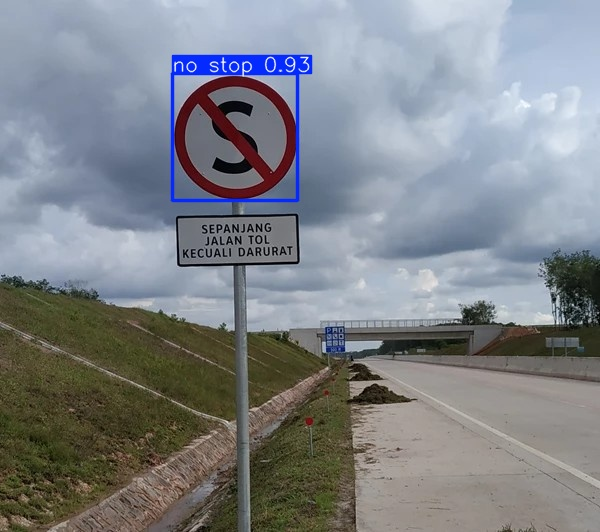
#> input picture models/runs_v8n_640/detect/predict/dilarang berhenti.jpg, 600 x 532 px
$ python -i lane_detection_module.py   (imports and definitions only)
#> lines starting #> are read from the running program, lines starting #| are printed output that depends on the picture; after the words box and inside, x2 and y2 are one past the last pixel; in counts of white or black regions, pixels touching at a corner belong together
import cv2
import numpy as np
import time

def detect_edges(image):
    gray = cv2.cvtColor(image, cv2.COLOR_BGR2GRAY)
    blur = cv2.GaussianBlur(gray, (5, 5), 0)
    edges = cv2.Canny(blur, 50, 150)
    return edges

def region_of_interest(image):
    height, width = image.shape
    mask = np.zeros_like(image)
    polygon = np.array([[
        (int(0.0 * width), height),                # Left bottom corner
        (int(1.0 * width), height),                # Right bottom corner
        (int(0.575 * width), int(0.55 * height)),  # Right top corner
        (int(0.425 * width), int(0.55 * height))   # Left top corner
    ]], np.int32)
    cv2.fillPoly(mask, polygon, 255)
    masked_image = cv2.bitwise_and(image, mask)
    return masked_image, polygon

def draw_roi_overlay(frame, polygon):
    overlay = frame.copy()
    cv2.fillPoly(overlay, polygon, (0, 0, 0))
    alpha = 0.3
    cv2.addWeighted(overlay, alpha, frame, 1 - alpha, 0, frame)
    # cv2.polylines(frame, polygon, isClosed=True, color=(100, 100, 100), thickness=2)
    return frame

def detect_lines(image):
    lines = cv2.HoughLinesP(
        image,
        rho=1,
        theta=np.pi/180,
        threshold=78,
        minLineLength=40,
        maxLineGap=80
    )
    return lines

def make_coordinates(image, line_parameters):
    slope, intercept = line_parameters
    y1 = int(image.shape[0] * 0.85)
    y2 = int(image.shape[0] * 0.65)
    if slope == 0:
        slope = 0.1
    x1 = int((y1 - intercept) / slope)
    x2 = int((y2 - intercept) / slope)
    return np.array([x1, y1, x2, y2])

def average_slope_intercept(image, lines):
    left_fit, right_fit = [], []
    if lines is None:
        return None

    width = image.shape[1]
    center_x = width // 2

    for line in lines:
        x1, y1, x2, y2 = line.reshape(4)
        parameters = np.polyfit((x1, x2), (y1, y2), 1)
        slope, intercept = parameters

        if slope < -0.5 and x1 < center_x and x2 < center_x:
            left_fit.append((slope, intercept))
        elif slope > 0.5 and x1 > center_x and x2 > center_x:
            right_fit.append((slope, intercept))

    if not left_fit or not right_fit:
        return None

    left_avg = np.average(left_fit, axis=0)
    right_avg = np.average(right_fit, axis=0)
    left_line = make_coordinates(image, left_avg)
    right_line = make_coordinates(image, right_avg)

    return np.array([left_line, right_line])

# Smooth the lines using linear interpolation
def lerp_lines(old_lines, new_lines, alpha=0.1):
    if old_lines is None:
        return new_lines
    smoothed = []
    for old, new in zip(old_lines, new_lines):
        smoothed_line = old * (1 - alpha) + new * alpha
        smoothed.append(smoothed_line.astype(int))
    return np.array(smoothed)

def display_lines(image, lines):
    line_image = np.zeros_like(image)
    if lines is not None:
        for x1, y1, x2, y2 in lines:
            cv2.line(line_image, (x1, y1), (x2, y2), (0, 255, 0), 2)
    return line_image

def add_overlay(base_image, line_image):
    return cv2.addWeighted(base_image, 1, line_image, 1, 1)

def detect_lane(frame, previous_lines=None, last_detection_time=None, max_no_detection_duration=2.0):
    current_time = time.time()

    edges = detect_edges(frame)
    roi, polygon = region_of_interest(edges)
    lines = detect_lines(roi)
    averaged_lines = average_slope_intercept(frame, lines)

    if averaged_lines is not None:
        if previous_lines is None:
            previous_lines = averaged_lines
        else:
            previous_lines = lerp_lines(previous_lines, averaged_lines, alpha=0.1)
        last_detection_time = current_time
    else:
        if last_detection_time is not None and current_time - last_detection_time > max_no_detection_duration:
            previous_lines = None

    frame_with_roi = draw_roi_overlay(frame.copy(), polygon)

    if previous_lines is not None:
        line_image = display_lines(frame_with_roi, previous_lines)
        combo_image = add_overlay(frame_with_roi, line_image)
    else:
        combo_image = frame_with_roi

    # Steering Advice
    h, w = frame.shape[:2]

    center_x = w // 2
    center_y = int(h * 0.835)

    if previous_lines is not None and len(previous_lines) == 2:
        left = previous_lines[0]
        right = previous_lines[1]

        left_bottom = (left[0], left[1])
        right_bottom = (right[0], right[1])

        mid_x = (left_bottom[0] + right_bottom[0]) // 2
        # mid_y = (left_bottom[1] + right_bottom[1]) // 2

        # Garis horizontal dari tengah ke tengah prediksi
        cv2.line(combo_image, (center_x, center_y), (mid_x, center_y), (255, 255, 0), 2)

        # Garis vertikal kecil di titik prediksi dan tengah
        for x in [left_bottom[0], right_bottom[0], mid_x]:
            cv2.line(combo_image, (x, center_y - 10), (x, center_y + 10), (0, 255, 0), 2)

        offset = mid_x - center_x
        direction = "Straight"
        if offset < -60:
            direction = "Turn Left"
        elif offset > 60:
            direction = "Turn Right"

        (text_width, _), _ = cv2.getTextSize(direction, cv2.FONT_HERSHEY_SIMPLEX, 1, 2)
        text_x = (w - text_width) // 2 # Centered text
        text_y = int(center_y - h * 0.05) # Adjusted text position

        cv2.putText(combo_image, direction, (text_x, text_y),
                    cv2.FONT_HERSHEY_SIMPLEX, 1, (255, 255, 255), 2)

    # Garis vertikal dari bawah ke tengah
    cv2.line(combo_image, (center_x, h), (center_x, center_y), (0, 255, 255), 2)

    # Garis pengingat batas belok
    for x in [center_x - 60, center_x + 60]:
        cv2.line(combo_image, (x, center_y - 10), (x, center_y + 10), (0, 0, 255), 2)

    return combo_image, previous_lines, last_detection_time

>>> import cv2
>>> picture = cv2.imread('../models/runs_v8n_640/detect/predict/dilarang berhenti.jpg')
#> picture is the input picture: shape (532, 600, 3); mean B, G, R 136.8, 131.5, 127.5
>>> result = detect_lane(picture)
#> in detect_edges, `gray = cv2.cvtColor(image, cv2.COLOR_BGR2GRAY)`:
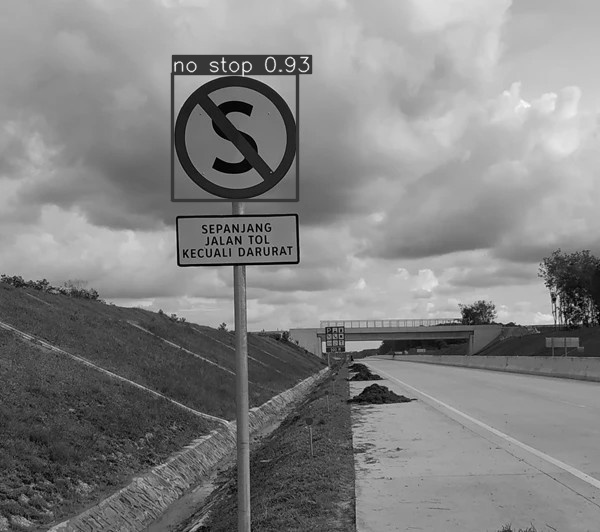
#> gray: shape (532, 600); min 0, max 251, mean 130.9
#> in detect_edges, `edges = cv2.Canny(blur, 50, 150)`:
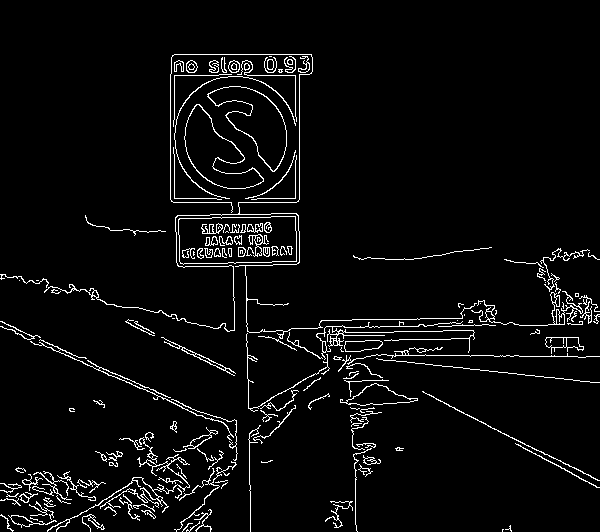
#> edges: shape (532, 600); 4.4% white in thin lines or dots, all inside (x1, y1, x2, y2) = (0, 54, 600, 532)
#> in region_of_interest, `cv2.fillPoly(mask, polygon, 255)`:
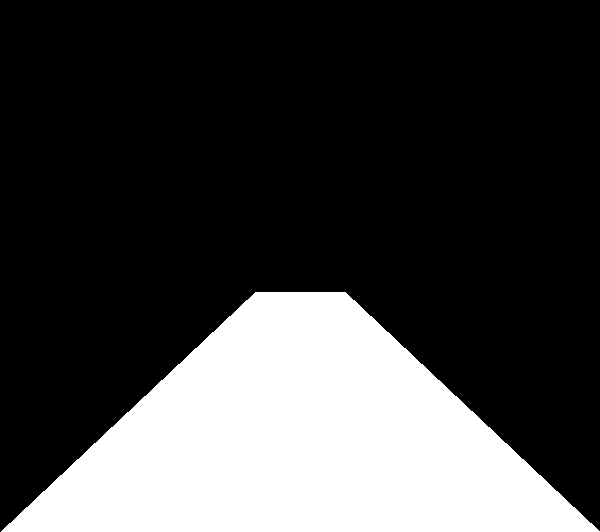
#> mask: shape (532, 600); 25.9% white; 1 white region, box (x1, y1, x2, y2) and area: (1, 292, 600, 532) 82815
#> in region_of_interest, `masked_image = cv2.bitwise_and(image, mask)`:
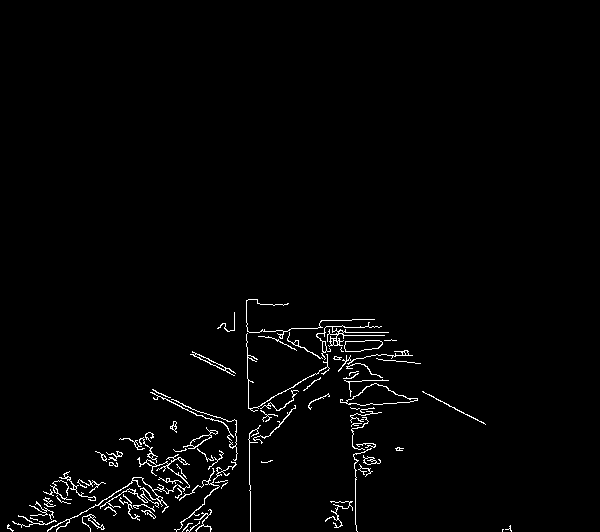
#> masked_image: shape (532, 600); 1.8% white in thin lines or dots, all inside (x1, y1, x2, y2) = (7, 299, 512, 532)
#> in detect_lane, `roi, polygon = region_of_interest(edges)`: polygon = [[0, 532], [600, 532], [345, 292], [255, 292]]
#> in detect_lines, `lines = cv2.HoughLinesP( image, rho=1, theta=np.pi/180, threshold=78, ..`: lines = [[246, 300, 250, 531], [69, 520, 382, 332], [56, 529, 384, 332], [150, 515, 376, 332], [249, 299, 485, 424], [88, 526, 406, 350], [7, 527, 377, 354], [355, 524, 355, 319]]
#> the loop in average_slope_intercept, `for line in lines:` made 8 passes
#> (x1, y1, x2, y2, slope, intercept) on passes 1 to 8: (246, 300, 250, 531, 57.75, -13906.5), (69, 520, 382, 332, -0.601, 561.4), (56, 529, 384, 332, -0.601, 562.6), (150, 515, 376, 332, -0.81, 636.5), (249, 299, 485, 424, 0.53, 167.1), (88, 526, 406, 350, -0.553, 574.7), (7, 527, 377, 354, -0.468, 530.3), (355, 524, 355, 319, 0.594, 210.7)
#> after the loop in average_slope_intercept, `for line in lines:`: left_fit = []; right_fit = [(0.594, 210.7)]
#> in draw_roi_overlay, `cv2.fillPoly(overlay, polygon, (0, 0, 0))`:
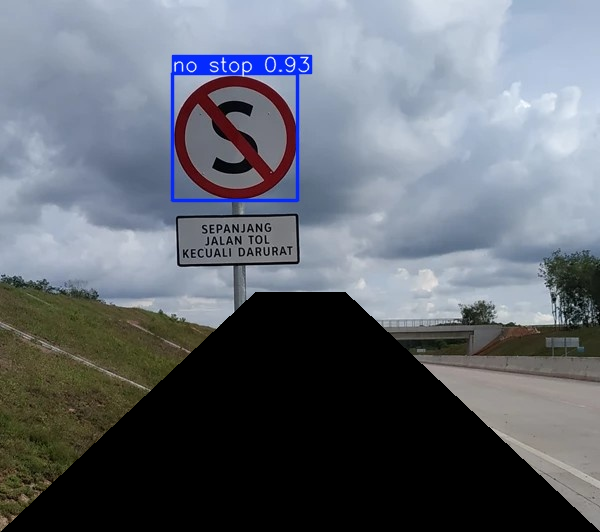
#> overlay: shape (532, 600, 3); mean B, G, R 113.1, 104.3, 98.9
#> in detect_lane, `cv2.line(combo_image, (center_x, h), (center_x, center_y), (0, 255, 25..`:
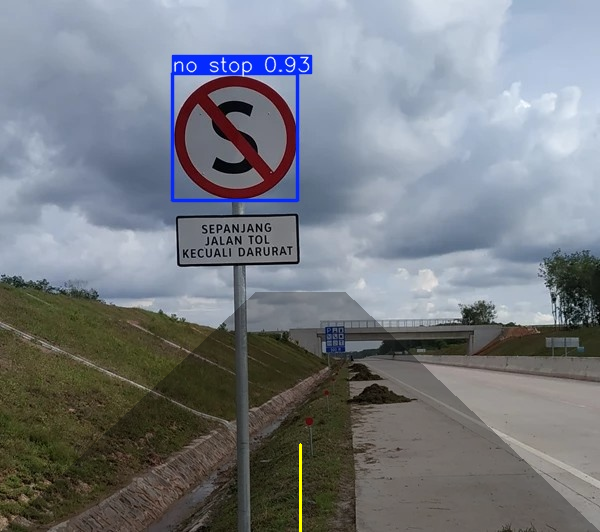
#> combo_image: shape (532, 600, 3); mean B, G, R 129.6, 123.5, 119.1
#> after the loop in detect_lane, `for x in [center_x - 60, center_x + 60]:`:
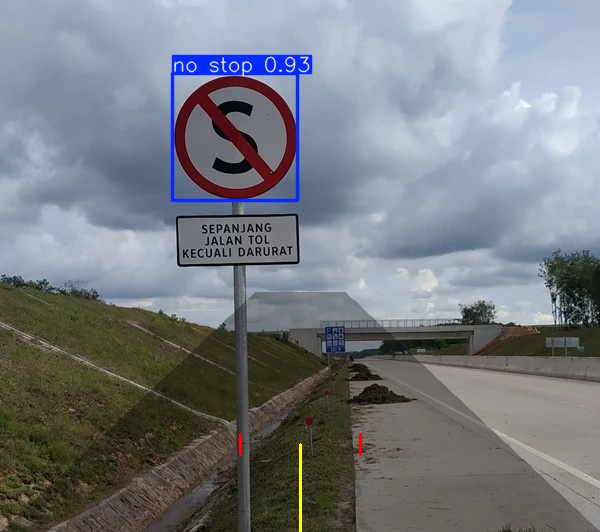
#> combo_image: shape (532, 600, 3); 0.04% of pixels changed, all inside (x1, y1, x2, y2) = (239, 433, 362, 456)
